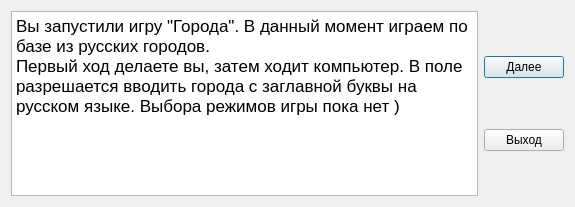
<?xml version="1.0" encoding="UTF-8"?>
<ui version="4.0">
 <class>GameWindow</class>
 <widget class="QDialog" name="GameWindow">
  <property name="geometry">
   <rect>
    <x>0</x>
    <y>0</y>
    <width>575</width>
    <height>207</height>
   </rect>
  </property>
  <property name="windowTitle">
   <string>Игра Города</string>
  </property>
  <layout class="QHBoxLayout" name="horizontalLayout_2">
   <item>
    <layout class="QHBoxLayout" name="horizontalLayout">
     <item>
      <widget class="QTextBrowser" name="textBrowser">
       <property name="html">
        <string>&lt;!DOCTYPE HTML PUBLIC &quot;-//W3C//DTD HTML 4.0//EN&quot; &quot;http://www.w3.org/TR/REC-html40/strict.dtd&quot;&gt;
&lt;html&gt;&lt;head&gt;&lt;meta name=&quot;qrichtext&quot; content=&quot;1&quot; /&gt;&lt;style type=&quot;text/css&quot;&gt;
p, li { white-space: pre-wrap; }
&lt;/style&gt;&lt;/head&gt;&lt;body style=&quot; font-family:'.Lucida Grande UI'; font-size:13pt; font-weight:400; font-style:normal;&quot;&gt;
&lt;p style=&quot; margin-top:0px; margin-bottom:0px; margin-left:0px; margin-right:0px; -qt-block-indent:0; text-indent:0px;&quot;&gt;Вы запустили игру &amp;quot;Города&amp;quot;. В данный момент играем по базе из русских городов.&lt;/p&gt;
&lt;p style=&quot; margin-top:0px; margin-bottom:0px; margin-left:0px; margin-right:0px; -qt-block-indent:0; text-indent:0px;&quot;&gt;Первый ход делаете вы, затем ходит компьютер. В поле разрешается вводить города с заглавной буквы на русском языке. Выбора режимов игры пока нет )&lt;/p&gt;&lt;/body&gt;&lt;/html&gt;</string>
       </property>
      </widget>
     </item>
     <item>
      <layout class="QVBoxLayout" name="verticalLayout">
       <item>
        <widget class="QPushButton" name="nextButton">
         <property name="text">
          <string>Далее</string>
         </property>
        </widget>
       </item>
       <item>
        <widget class="QPushButton" name="pushButton_2">
         <property name="text">
          <string>Выход</string>
         </property>
        </widget>
       </item>
      </layout>
     </item>
    </layout>
   </item>
  </layout>
 </widget>
 <resources/>
 <connections>
  <connection>
   <sender>pushButton_2</sender>
   <signal>clicked()</signal>
   <receiver>GameWindow</receiver>
   <slot>accept()</slot>
   <hints>
    <hint type="sourcelabel">
     <x>415</x>
     <y>108</y>
    </hint>
    <hint type="destinationlabel">
     <x>543</x>
     <y>100</y>
    </hint>
   </hints>
  </connection>
 </connections>
</ui>
